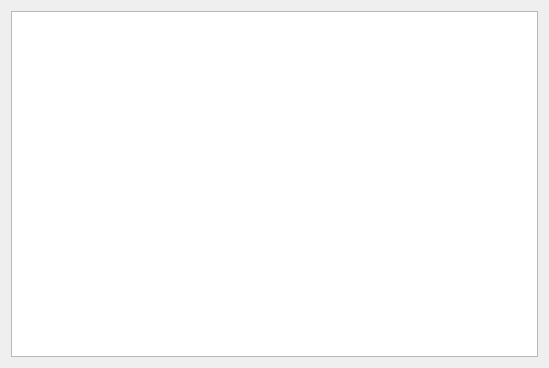
<?xml version="1.0" encoding="UTF-8"?>
<ui version="4.0">
 <class>Form</class>
 <widget class="QWidget" name="Form">
  <property name="geometry">
   <rect>
    <x>0</x>
    <y>0</y>
    <width>549</width>
    <height>368</height>
   </rect>
  </property>
  <property name="windowTitle">
   <string>IQ Waveform</string>
  </property>
  <layout class="QVBoxLayout" name="verticalLayout">
   <item>
    <widget class="PyDMWaveformPlot" name="PyDMWaveformPlot">
     <property name="toolTip">
      <string/>
     </property>
     <property name="showXGrid">
      <bool>true</bool>
     </property>
     <property name="showYGrid">
      <bool>true</bool>
     </property>
     <property name="axisColor">
      <color>
       <red>222</red>
       <green>222</green>
       <blue>222</blue>
      </color>
     </property>
     <property name="title" stdset="0">
      <string>IQ Waveform - CH ${N}</string>
     </property>
     <property name="curves">
      <stringlist>
       <string>{&quot;y_channel&quot;: &quot;ca://${DEVICE}:IWF${N}&quot;, &quot;x_channel&quot;: null, &quot;name&quot;: &quot;&quot;, &quot;color&quot;: &quot;#ff557f&quot;, &quot;lineStyle&quot;: 1, &quot;lineWidth&quot;: 1, &quot;symbol&quot;: null, &quot;symbolSize&quot;: 10, &quot;redraw_mode&quot;: 2}</string>
       <string>{&quot;y_channel&quot;: &quot;ca://${DEVICE}:QWF${N}&quot;, &quot;x_channel&quot;: null, &quot;name&quot;: &quot;&quot;, &quot;color&quot;: &quot;#5500ff&quot;, &quot;lineStyle&quot;: 1, &quot;lineWidth&quot;: 1, &quot;symbol&quot;: null, &quot;symbolSize&quot;: 10, &quot;redraw_mode&quot;: 2}</string>
      </stringlist>
     </property>
    </widget>
   </item>
  </layout>
 </widget>
 <customwidgets>
  <customwidget>
   <class>PyDMWaveformPlot</class>
   <extends>QGraphicsView</extends>
   <header>pydm.widgets.waveformplot</header>
  </customwidget>
 </customwidgets>
 <resources/>
 <connections/>
</ui>
